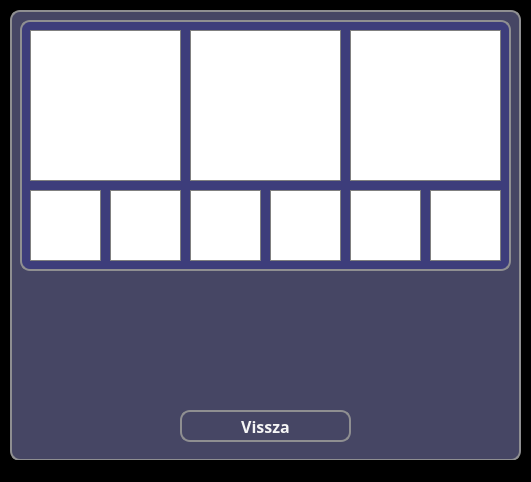
<?xml version="1.0" encoding="UTF-8"?>
<ui version="4.0">
 <class>MainWindow</class>
 <widget class="QMainWindow" name="MainWindow">
  <property name="geometry">
   <rect>
    <x>0</x>
    <y>0</y>
    <width>531</width>
    <height>482</height>
   </rect>
  </property>
  <property name="windowTitle">
   <string>Eredmények</string>
  </property>
  <property name="styleSheet">
   <string notr="true">* {
	background-color: black;
}</string>
  </property>
  <widget class="QWidget" name="centralwidget">
   <widget class="QWidget" name="widget" native="true">
    <property name="geometry">
     <rect>
      <x>10</x>
      <y>10</y>
      <width>511</width>
      <height>451</height>
     </rect>
    </property>
    <property name="styleSheet">
     <string notr="true">* {
	background-color: rgb(70, 70, 100);
	border: 2px solid #8f8f91;
	border-radius: 10px;
	color: rgb(100, 100, 200);
	font-size: 16px;
	font-weight: bold;
}</string>
    </property>
    <widget class="QLabel" name="userScore">
     <property name="geometry">
      <rect>
       <x>90</x>
       <y>300</y>
       <width>331</width>
       <height>81</height>
      </rect>
     </property>
     <property name="styleSheet">
      <string notr="true">* {
	color: whitesmoke;
	border: 0px;
}</string>
     </property>
     <property name="text">
      <string/>
     </property>
     <property name="alignment">
      <set>Qt::AlignCenter</set>
     </property>
     <property name="wordWrap">
      <bool>true</bool>
     </property>
    </widget>
    <widget class="QPushButton" name="backButton">
     <property name="geometry">
      <rect>
       <x>170</x>
       <y>400</y>
       <width>171</width>
       <height>32</height>
      </rect>
     </property>
     <property name="font">
      <font>
       <family>Corbel</family>
       <pointsize>-1</pointsize>
       <bold>true</bold>
      </font>
     </property>
     <property name="styleSheet">
      <string notr="true">* {
	background-color: rgb(70, 70, 100);
	border: 2px solid #8f8f91;
	border-radius: 10px;
	color: whitesmoke;
}

*:hover {
	background-color: rgb(120, 120, 220);
	color: white;
}</string>
     </property>
     <property name="text">
      <string>Vissza</string>
     </property>
    </widget>
    <widget class="QWidget" name="widget_2" native="true">
     <property name="geometry">
      <rect>
       <x>10</x>
       <y>10</y>
       <width>491</width>
       <height>251</height>
      </rect>
     </property>
     <property name="styleSheet">
      <string notr="true">* {
	background-color: #3d3d7b;
}</string>
     </property>
     <widget class="QFrame" name="learnMedal">
      <property name="geometry">
       <rect>
        <x>10</x>
        <y>10</y>
        <width>151</width>
        <height>151</height>
       </rect>
      </property>
      <property name="styleSheet">
       <string notr="true">* {
border: 1px solid grey;
border-radius: 0px;
background-color: white;
}</string>
      </property>
      <property name="frameShape">
       <enum>QFrame::StyledPanel</enum>
      </property>
      <property name="frameShadow">
       <enum>QFrame::Raised</enum>
      </property>
     </widget>
     <widget class="QFrame" name="quizMedal">
      <property name="geometry">
       <rect>
        <x>170</x>
        <y>10</y>
        <width>151</width>
        <height>151</height>
       </rect>
      </property>
      <property name="styleSheet">
       <string notr="true">* {
border: 1px solid grey;
border-radius: 0px;
background-color: white;
}</string>
      </property>
      <property name="frameShape">
       <enum>QFrame::StyledPanel</enum>
      </property>
      <property name="frameShadow">
       <enum>QFrame::Raised</enum>
      </property>
     </widget>
     <widget class="QFrame" name="emailMedal">
      <property name="geometry">
       <rect>
        <x>330</x>
        <y>10</y>
        <width>151</width>
        <height>151</height>
       </rect>
      </property>
      <property name="styleSheet">
       <string notr="true">* {
border: 1px solid grey;
border-radius: 0px;
background-color: white;
}</string>
      </property>
      <property name="frameShape">
       <enum>QFrame::StyledPanel</enum>
      </property>
      <property name="frameShadow">
       <enum>QFrame::Raised</enum>
      </property>
     </widget>
     <widget class="QFrame" name="badge01">
      <property name="geometry">
       <rect>
        <x>10</x>
        <y>170</y>
        <width>71</width>
        <height>71</height>
       </rect>
      </property>
      <property name="styleSheet">
       <string notr="true">* {
border: 1px solid grey;
border-radius: 0px;
background-color: white;
}</string>
      </property>
      <property name="frameShape">
       <enum>QFrame::StyledPanel</enum>
      </property>
      <property name="frameShadow">
       <enum>QFrame::Raised</enum>
      </property>
     </widget>
     <widget class="QFrame" name="badge02">
      <property name="geometry">
       <rect>
        <x>90</x>
        <y>170</y>
        <width>71</width>
        <height>71</height>
       </rect>
      </property>
      <property name="styleSheet">
       <string notr="true">* {
border: 1px solid grey;
border-radius: 0px;
background-color: white;
}</string>
      </property>
      <property name="frameShape">
       <enum>QFrame::StyledPanel</enum>
      </property>
      <property name="frameShadow">
       <enum>QFrame::Raised</enum>
      </property>
     </widget>
     <widget class="QFrame" name="badge03">
      <property name="geometry">
       <rect>
        <x>170</x>
        <y>170</y>
        <width>71</width>
        <height>71</height>
       </rect>
      </property>
      <property name="styleSheet">
       <string notr="true">* {
border: 1px solid grey;
border-radius: 0px;
background-color: white;
}</string>
      </property>
      <property name="frameShape">
       <enum>QFrame::StyledPanel</enum>
      </property>
      <property name="frameShadow">
       <enum>QFrame::Raised</enum>
      </property>
     </widget>
     <widget class="QFrame" name="badge04">
      <property name="geometry">
       <rect>
        <x>250</x>
        <y>170</y>
        <width>71</width>
        <height>71</height>
       </rect>
      </property>
      <property name="styleSheet">
       <string notr="true">* {
border: 1px solid grey;
border-radius: 0px;
background-color: white;
}</string>
      </property>
      <property name="frameShape">
       <enum>QFrame::StyledPanel</enum>
      </property>
      <property name="frameShadow">
       <enum>QFrame::Raised</enum>
      </property>
     </widget>
     <widget class="QFrame" name="badge05">
      <property name="geometry">
       <rect>
        <x>330</x>
        <y>170</y>
        <width>71</width>
        <height>71</height>
       </rect>
      </property>
      <property name="styleSheet">
       <string notr="true">* {
border: 1px solid grey;
border-radius: 0px;
background-color: white;
}</string>
      </property>
      <property name="frameShape">
       <enum>QFrame::StyledPanel</enum>
      </property>
      <property name="frameShadow">
       <enum>QFrame::Raised</enum>
      </property>
     </widget>
     <widget class="QFrame" name="badge06">
      <property name="geometry">
       <rect>
        <x>410</x>
        <y>170</y>
        <width>71</width>
        <height>71</height>
       </rect>
      </property>
      <property name="styleSheet">
       <string notr="true">* {
border: 1px solid grey;
border-radius: 0px;
background-color: white;
}</string>
      </property>
      <property name="frameShape">
       <enum>QFrame::StyledPanel</enum>
      </property>
      <property name="frameShadow">
       <enum>QFrame::Raised</enum>
      </property>
     </widget>
    </widget>
   </widget>
  </widget>
  <widget class="QStatusBar" name="statusbar"/>
 </widget>
 <resources/>
 <connections/>
</ui>
